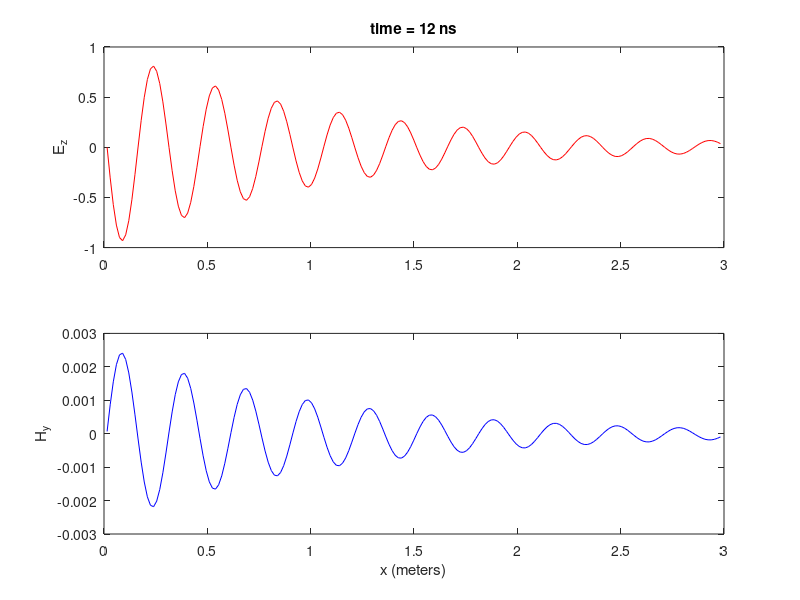

This figure's MATLAB source:
%***********************************************************************
%     1-D FDTD code
%***********************************************************************
%
%     Program author: Susan C. Hagness
%                     Department of Electrical and Computer Engineering
%                     University of Wisconsin-Madison
%                     1415 Engineering Drive
%                     Madison, WI 53706-1691
%                     hagness@engr.wisc.edu
%
%     Copyright 2005
%
%     This MATLAB M-file implements a finite-difference time-domain
%     solution of Maxwell's curl equations over a one-dimensional space
%     lattice comprised of uniform grid cells.
%
%     To illustrate the algorithm, a 1-GHz sinusoidal wave propagating 
%     in a nonpermeable lossy medium (epsr=1.0, sigma=5.0e-3 S/m) is 
%     modeled.  The simplified finite difference system for nonpermeable
%     media (discussed in Section 3.6.6 of the text) is implemented.
%
%     The grid resolution (dx = 1.5 cm) is chosen to provide 20
%     samples per wavelength.  The Courant factor S=c*dt/dx is set to
%     the stability limit (S=1).  In 1-D, this is the "magic time step."
%     The total number of time steps (nmax=240) corresponds to a physical 
%     time of 12 ns.
%
%     The grid is terminated with electric-field components at the far-left
%     (i=1) and far-right (i=ie) boundaries.  The sinusoidal wave is
%     launched by an electric-field hard-source condition at i=1 (see
%     Eq. 5.1 in the text).  The simplest radiation boundary condition
%     for plane wave propagation is used to update the electric field
%     at i=ie:  
%
%                      Ez(ie,n+1) = Ez(ie-1,n)
%
%     To execute this M-file, type "fdtd1D" at the MATLAB prompt.
%
%     This code has been tested in the following Matlab environments:
%     Matlab version 6.1.0.450 Release 12.1 (May 18, 2001)
%     Matlab version 6.5.1.199709 Release 13 Service Pack 1 (August 4, 2003)
%     Matlab version 7.0.0.19920 R14 (May 6, 2004)
%     Matlab version 7.0.1.24704 R14 Service Pack 1 (September 13, 2004)
%     Matlab version 7.0.4.365 R14 Service Pack 2 (January 29, 2005)  
%
%***********************************************************************

clear

%***********************************************************************
%     Fundamental constants
%***********************************************************************

cc=2.99792458e8;            %speed of light in free space
muz=4.0*pi*1.0e-7;          %permeability of free space
epsz=1.0/(cc*cc*muz);       %permittivity of free space

freq=1.0e+9;                %frequency of source excitation
lambda=cc/freq;             %wavelength of source excitation
omega=2.0*pi*freq;

%***********************************************************************
%     Grid parameters
%***********************************************************************

ie=200;                     %number of Ez samples in grid
ih=ie-1;                    %number of Hy samples in grid

dx=lambda/20.0;             %space increment of 1-D lattice
dt=dx/cc;                   %time step (S=1.0)
omegadt=omega*dt;

nmax=round(12.0e-9/dt);     %total number of time steps

x=linspace(dx,ih*dx,ih);

%***********************************************************************
%     Material parameters
%***********************************************************************

eps=1.0;
sig=5.0e-3;

%***********************************************************************
%     Updating coefficients for space region with nonpermeable media
%***********************************************************************

scfact=dt/muz/dx;

ca=(1.0-(dt*sig)/(2.0*epsz*eps))/(1.0+(dt*sig)/(2.0*epsz*eps));
cb=scfact*(dt/epsz/eps/dx)/(1.0+(dt*sig)/(2.0*epsz*eps));

%***********************************************************************
%     Field arrays
%***********************************************************************

ez(1:ie)=0.0;
hy(1:ih)=0.0;

%***********************************************************************
%     BEGIN TIME-STEPPING LOOP
%***********************************************************************

for n=1:nmax

%***********************************************************************
%     Update electric fields
%***********************************************************************

ez(1)=scfact*sin(omegadt*n);

rbc=ez(ih);
ez(2:ih)=ca*ez(2:ih)+cb*(hy(2:ih)-hy(1:ih-1));
ez(ie)=rbc;

%***********************************************************************
%     Update magnetic fields
%***********************************************************************

hy(1:ih)=hy(1:ih)+ez(2:ie)-ez(1:ih);

%***********************************************************************
%     Visualize fields
%***********************************************************************

rtime=num2str(round(n*dt/1.0e-9));

subplot(2,1,1),plot(x,ez(1:ih)/scfact,'r'),axis([0 3 -1 1]);
title(['time = ',rtime,' ns']); ylabel('E_z');
subplot(2,1,2),plot(x,hy,'b'),axis([0 3 -3.0e-3 3.0e-3]);
xlabel('x (meters)');ylabel('H_y');

pause(0.05)

%***********************************************************************
%     END TIME-STEPPING LOOP
%***********************************************************************

end
